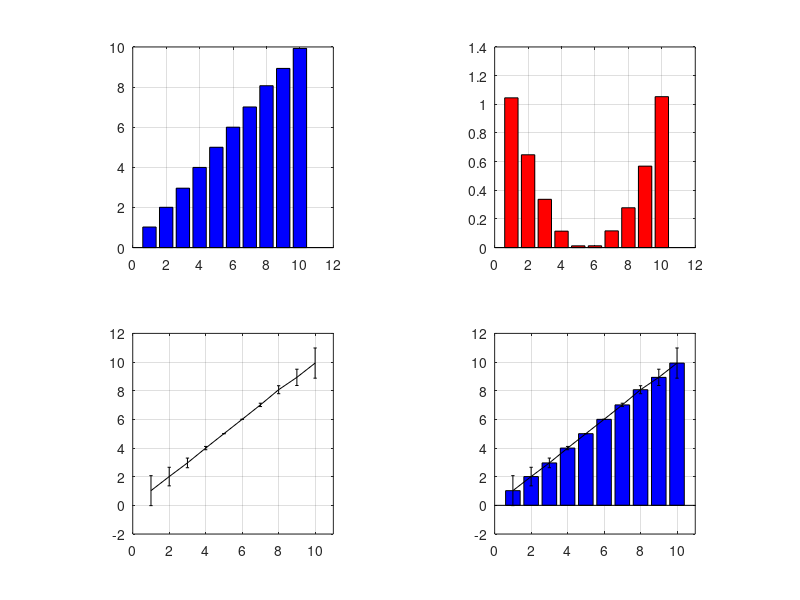

Write MATLAB code to recreate this figure.
clear 
D=10;
data = randn(100,D);
v = 1:D;
multi = linspace(-1,1,D).^2;
for i=1:D
    data(:,i) = data(:,i)*multi(i);
    data(:,i) = data(:,i)+v(i);
end

subplot(2,2,1), axis square, hold on, grid on, box on
bar(1:D, mean(data), 'b')

subplot(2,2,2), axis square, hold on, grid on, box on
bar(1:D, std(data), 'r')

subplot(2,2,3), axis square, hold on, grid on, box on, xlim([0 D+1])
errorbar(1:D, mean(data), std(data), 'k')

subplot(2,2,4), axis square, hold on, grid on, box on, xlim([0 D+1])
bar(1:D, mean(data), 'b')
errorbar(1:D, mean(data), std(data), 'k')
